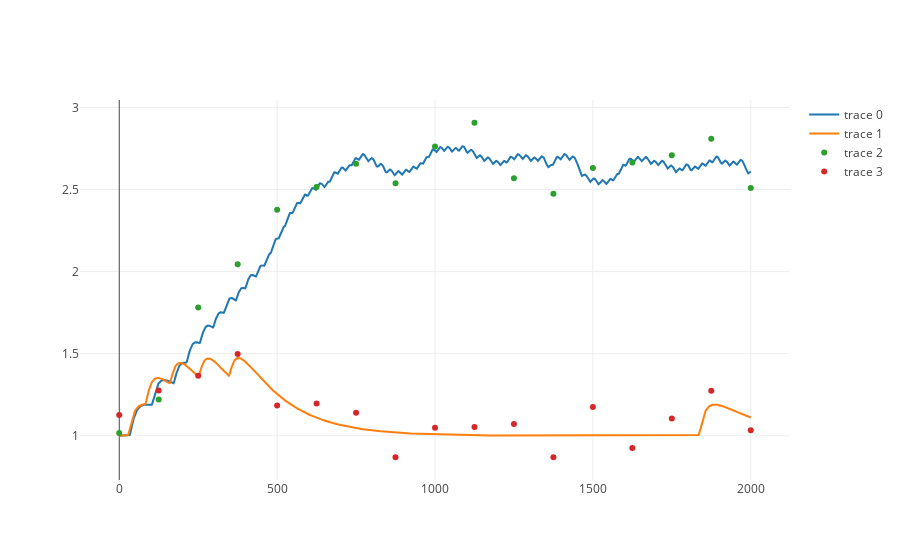

Source (notebook cell):
### Code cell
# Example convolution (noiseless data)
# Create data with no noise to show examples
visParams = copy.deepcopy(simParams)
visParams['delta_t'] = 1
visParams['Sigma_calc_obs'] = 0
y_noiseless = createData(data_decision, visParams, batchnum=0)

# Show also the subsampled data used for fitting
y_noisy = GP_fit_saves[0][0]
y_noisy_obs_times = data_decision['data']['rt'][0][range(0, min(simParams['T_max'], data_decision['data']['rt'][0].shape[0]), simParams['delta_t'])]

# An example + and - neuron vs time on one trial 
all_plots = []

n_trial=0

all_plots.append(plt_type.Scatter(x=np.arange(y_noiseless.shape[1]), y = y_noiseless[:1, :, n_trial].mean(0)))
all_plots.append(plt_type.Scatter(x=np.arange(y_noiseless.shape[1]), y = y_noiseless[41:42, :, n_trial].mean(0)))
all_plots.append(plt_type.Scatter(x=y_noisy_obs_times, y = y_noisy[:1, :, n_trial].mean(0), mode='markers'))
all_plots.append(plt_type.Scatter(x=y_noisy_obs_times, y = y_noisy[41:42, :, n_trial].mean(0), mode='markers'))
    #all_plots.append(plt_type.Scatter(x=y[:30,:, n_trial].mean(0), y=y[-30:,:, n_trial].mean(0)))
    
plt(all_plots)

save_csv("figure_4_5_calc_nonoise0.csv", 
         np.stack([np.arange(y_noiseless.shape[1]), y_noiseless[:1, :, n_trial].mean(0)], axis=1))
save_csv("figure_4_5_calc_nonoise1.csv", 
         np.stack([np.arange(y_noiseless.shape[1]), y_noiseless[41:42:, :, n_trial].mean(0)], axis=1))
save_csv("figure_4_5_calc_sample0.csv", 
         np.stack([y_noisy_obs_times, y_noisy[:1, :, n_trial].mean(0)], axis=1))
save_csv("figure_4_5_calc_sample1.csv", 
         np.stack([y_noisy_obs_times, y_noisy[41:42, :, n_trial].mean(0)], axis=1))

#save_csv(("figure3_panel1_line2_ind%0.2d" % (i)) + ".csv", a[2])

### Figure 1 — Plotly figure (JSON) as saved in the notebook; plotly's stock layout.template omitted (floating-point values rounded to 4 significant figures; data arrays with more than 128 entries replaced by an {"elided": "..."} marker saying what was removed)
{"data": [{"type": "scatter", "x": {"elided": "2001 int values"}, "y": {"elided": "2001 float values"}}, {"type": "scatter", "x": {"elided": "2001 int values"}, "y": {"elided": "2001 float values"}}, {"mode": "markers", "type": "scatter", "x": [0, 125, 250, 375, 500, 625, 750, 875, 1000, 1125, 1250, 1375, 1500, 1625, 1750, 1875, 2000], "y": [1.016, 1.221, 1.781, 2.045, 2.377, 2.515, 2.657, 2.537, 2.762, 2.907, 2.568, 2.473, 2.631, 2.664, 2.708, 2.808, 2.509]}, {"mode": "markers", "type": "scatter", "x": [0, 125, 250, 375, 500, 625, 750, 875, 1000, 1125, 1250, 1375, 1500, 1625, 1750, 1875, 2000], "y": [1.127, 1.275, 1.365, 1.497, 1.184, 1.196, 1.141, 0.8691, 1.049, 1.054, 1.071, 0.8695, 1.175, 0.926, 1.106, 1.275, 1.034]}], "layout": {}}
